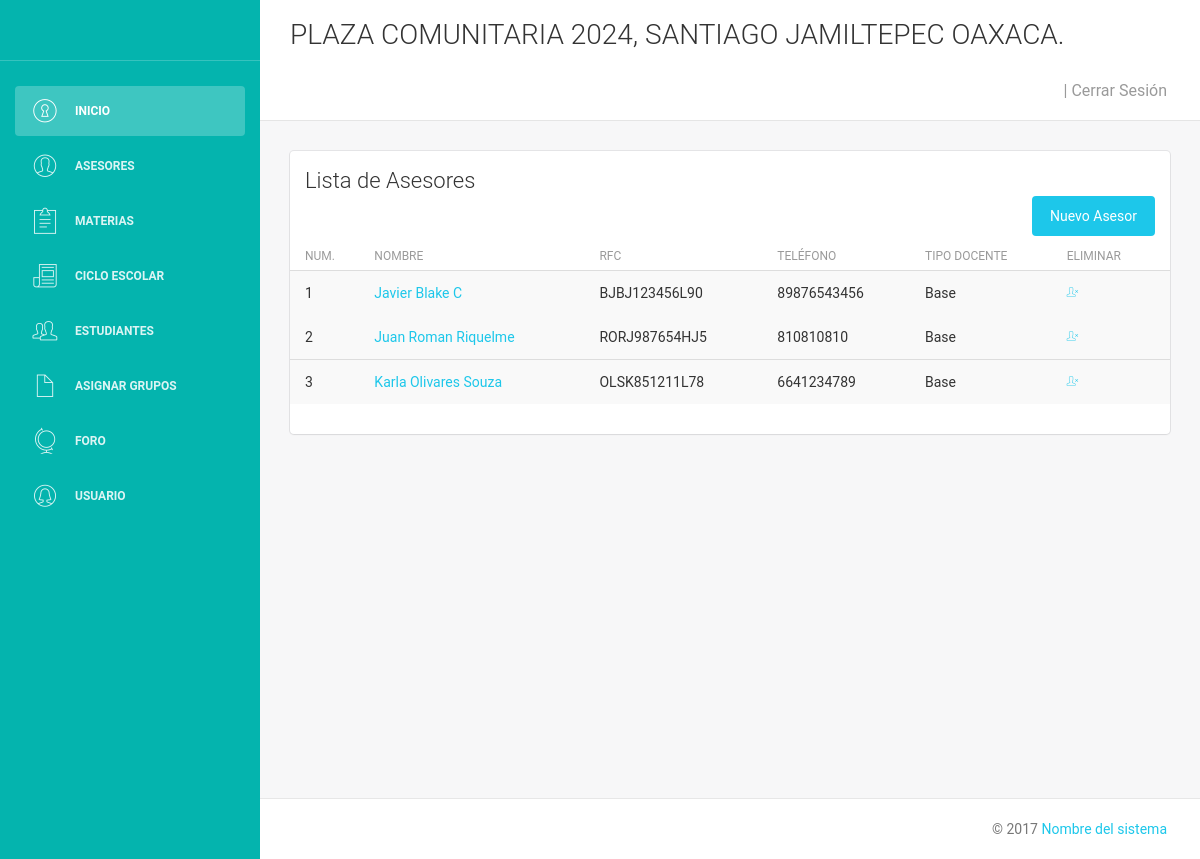
The app's page /vistas/docentesLista.php with its own data.
### tables this page shows
CREATE TABLE `docentes` (
  `id` int(10) UNSIGNED NOT NULL,
  `nombre` varchar(255) DEFAULT NULL,
  `apaterno` varchar(255) DEFAULT NULL,
  `amaterno` varchar(255) DEFAULT NULL,
  `direccion` text,
  `telefono` varchar(255) DEFAULT NULL,
  `edoCivil` varchar(255) DEFAULT NULL,
  `tipo` int(255) UNSIGNED DEFAULT NULL,
  `rfc` varchar(255) DEFAULT NULL,
  `especialidad` varchar(255) DEFAULT NULL,
  `curp` varchar(18) NOT NULL,
  `email` varchar(30) NOT NULL
);

### vistas/docentesLista.php (the view, shortened to what this page needs)
<?php
include '../control/conexion.php';
$obj_ses = new Simple_sessions();
$traer_doc = "SELECT * FROM `docentes`";
$ejecutar = $conexion->query($traer_doc);
?>
<!doctype html>
<html lang="es">
<head>
    <link href="../assets/css/bootstrap.min.css" rel="stylesheet" />
    <link href="../assets/css/animate.min.css" rel="stylesheet"/>
    <link href="../assets/css/light-bootstrap-dashboard.css" rel="stylesheet"/>
    <link href="../assets/css/demo.css" rel="stylesheet" />
    <link href="../assets/css/pe-icon-7-stroke.css" rel="stylesheet" />
</head>
<body>
<div class="wrapper">
    <div class="sidebar" data-color="purple">
        <div class="sidebar-wrapper" style="background-color: #04B4AE">
            <div class="logo">
                <a href="#" class="simple-text">
                </a>
            </div>
            <ul class="nav">
                <li class="active">
                    <a href="menuAdmin.php">
                        <i class="pe-7s-door-lock"></i>
                        <p>Inicio</p>
                    </a>
                </li>
                <li>
                    <a href="docentesLista.php">
                        <i class="pe-7s-user"></i>
                        <p>Asesores</p>
                    </a>
                </li>
                <li>
                    <a href="materias/ver-m.php">
                        <i class="pe-7s-note2"></i>
                        <p>Materias</p>
                    </a>
                </li>
                <li>
                    <a href="ciclo_escolar/ver-v.php">
                        <i class="pe-7s-news-paper"></i>
                        <p>Ciclo Escolar</p>
                    </a>
                </li>
                <li>
                    <a href="estudiantes/ver-e.php">
                        <i class="pe-7s-users"></i>
                        <p>Estudiantes</p>
                    </a>
                </li>
                <li>
                    <a href="#">
                        <i class="pe-7s-file"></i>
                        <p>Asignar grupos</p>
                    </a>
                </li>
                <li>
                    <a href="#">
                        <i class="pe-7s-world"></i>
                        <p>Foro</p>
                    </a>
                </li>
                <li>
                    <a href="usuario/ver-u.php">
                        <i class="pe-7s-user-female"></i>
                        <p>Usuario</p>
                    </a>
                </li>
            </ul>
        </div>
    </div>
    <div class="main-panel">
        <nav class="navbar navbar-default navbar-fixed">
            <div class="container-fluid">
                <div class="container-fluid">
                    <div class="navbar-header">
                        <h3>PLAZA COMUNITARIA 2024, SANTIAGO JAMILTEPEC OAXACA.</h3>
                    </div>
                    <ul class="nav navbar-nav navbar-right">
                        <li>
                            <a href="../control/cerrarSesion.php">
                                <p> <?php echo $obj_ses->get_value('nombre') ?> | Cerrar Sesión</p>
                            </a>
                        </li>
                    </ul>
                </div>
            </div>
        </nav>
        <div class="content">
            <div class="container-fluid">
                <div class="row">
                    <div class="col-md-12">
                        <div class="card">
                            <div class="header">
                                <h4 class="title">Lista de Asesores</h4>
                                <a href="docentesFrm.php"class="btn btn-info btn-fill pull-right">Nuevo Asesor</a>
                            </div>
                            <div class="content table-responsive table-full-width">
                                <table class="table table-hover table-striped">
                                    <thead>
                                    <th>Num.</th>
                                    <th>Nombre</th>
                                    <th>RFC</th>
                                    <th>Teléfono</th>
                                    <th>Tipo Docente</th>
                                    <th>Eliminar</th>
                                    </thead>
                                    <tbody>
                                    <?php $i = 0;
                                    while ($datos = $ejecutar->fetch_assoc()) {
                                        $id = $datos['id'];
                                        echo "<tr>";
                                        echo "<td>". $i += 1 ."</td>";
                                        echo "<td> <a href='docenteEditar.php?id=$id'>". $datos['nombre']." " .$datos['apaterno']." ".$datos['amaterno'] ."</a></td>";
                                        echo "<td>". $datos['rfc']."</td>";
                                        echo "<td>". $datos['telefono'] ."</td>";
                                        if ($datos['tipo']==0) {
                                            echo "<td>Base</td>";
                                        }elseif ($datos['tipo']==2){
                                            echo "<td>Interino</td>";
                                        }else{
                                            echo "<td>Honorarios</td>";
                                        }
                                        echo "<td><a href='../control/eliminarDocente.php?id=$id'  onclick='return confirm(\"¿Eliminar?\");'
                                                   <i class='pe-7s-delete-user ' ></i></a></td>";
                                        echo "<tr>";
                                    }
                                    ?>
                                    </tbody>
                                </table>
                            </div>
                        </div>
                    </div>
                </div>
            </div>
        </div>
        <footer class="footer">
            <div class="container-fluid">
                <p class="copyright pull-right">
                    &copy; <script>document.write(new Date().getFullYear())</script> <a href="#">Nombre del sistema
                </p>
            </div>
        </footer>
    </div>
</div>
</body>
</html>

### records on screen
docentes: i "1", nombre "Javier", apaterno "Blake", amaterno "C", rfc "BJBJ123456L90", telefono "89876543456", tipo "Base"
docentes: i "2", nombre "Juan", apaterno "Roman", amaterno "Riquelme", rfc "RORJ987654HJ5", telefono "810810810", tipo "Base"
docentes: i "3", nombre "Karla", apaterno "Olivares", amaterno "Souza", rfc "OLSK851211L78", telefono "6641234789", tipo "Base"
